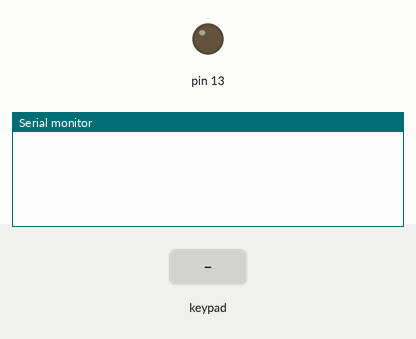
The sketch below on a simulated Arduino Uno, built with avr-gcc and run on an emulated ATmega328P. Parts: output pins drawn as LEDs (lit = HIGH), the last lines printed to the serial monitor. The inputs (shaded band) are chosen by the test bench.

Above: at 1.2 s.
1.3 s: key '1' pressed
At 2.3 s:
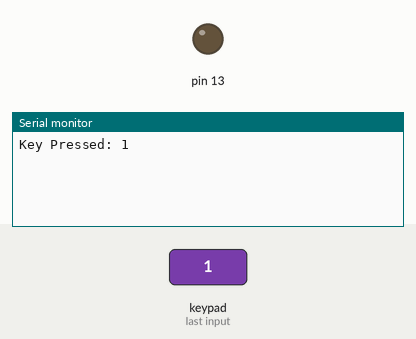
2.8 s: keypad keys 9 8 7 6 # pressed 0.4 s apart
At 4.8 s:
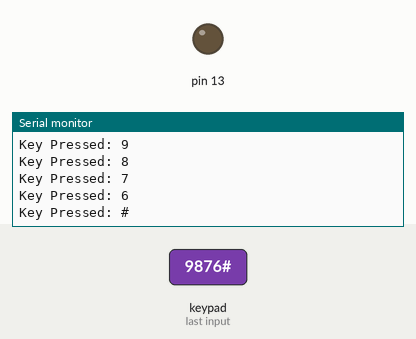
6.3 s: key 'A' pressed
At 7.3 s:
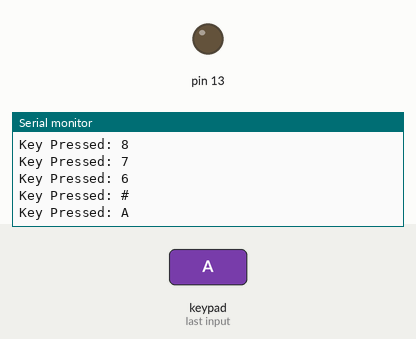
7.8 s: keypad keys 9 8 7 6 pressed 0.4 s apart
At 8.47 s:
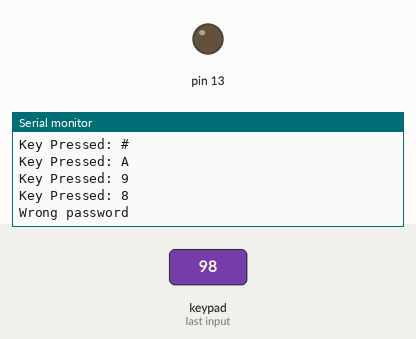
10.9 s: key 'B' pressed
At 12.1 s:
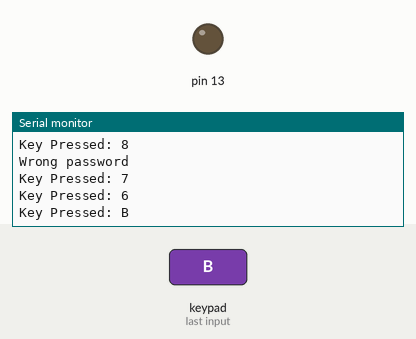
12.4 s: keypad keys 9 8 7 6 * pressed 0.4 s apart
At 14.4 s:
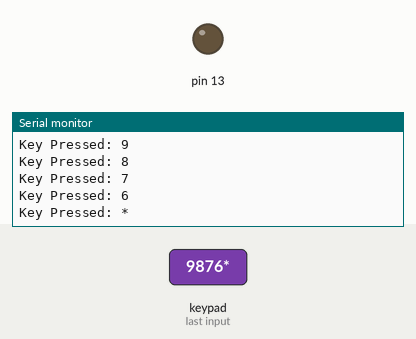
Timing chart, 0 to 15.9 s (numbered marks = the images above; inputs shaded):
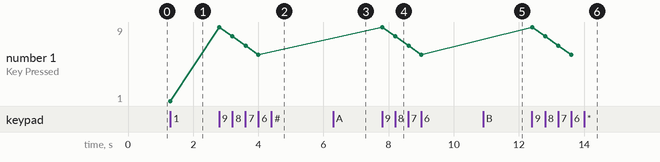

The sketch:

Keypad.ino
```cpp
#include <Keypad.h>
#include <stdint.h>
#include <string.h>

const char correct_password[] = "BACD#5311";
char entered_password[10];  // Stores the user input -> 9 characters{BACD#5311} + null terminator
uint8_t current_index = 0;

const uint8_t ROWS = 4;
const uint8_t COLS = 4;

char hexaKeys[ROWS][COLS] = {  //Initialisation of a 2-D array
  {'1', '2', '3', 'A'},
  {'4', '5', '6', 'B'},
  {'7', '8', '9', 'C'},
  {'*', '0', '#', 'D'}
};

uint8_t row_pins[ROWS] = {9, 8, 7, 6}; // -> GPIOs man 9 is Digital Pin 9{~} same 8, 7, 6 & 5
uint8_t col_pins[COLS] = {5, 4, 3, 2}; // -> same cols for digital pins

Keypad custom_keypad = Keypad(makeKeymap(hexaKeys), row_pins, col_pins, ROWS, COLS);

void setup() {
  Serial.begin(9600);
  pinMode(13, OUTPUT);
  digitalWrite(13, LOW);
}

void loop() {
  char customKey = custom_keypad.getKey();

  if (customKey)
  {
    Serial.print("Key Pressed: ");
    Serial.println(customKey);

    // Store the key
    if (current_index < 9)
    {
      entered_password[current_index++] = customKey;
    }

    // When 9 characters are entered
    if (current_index == 9)
    {
      entered_password[9] = '\0';  // Null-terminate

      if (strcmp(entered_password, correct_password) == 0)
      {
        Serial.println("Password is correct");
        digitalWrite(13, HIGH);
        delay(1000);
      } else
      {
        Serial.println("Wrong password");
      }

      // Reset
      current_index = 0;
      digitalWrite(13, LOW); // Glow On Board LED to show correct pwd has been entered.
    }
  }
}
```

Measured:
- after the input at 1.3 s, the serial monitor: prints a new line at once (image 1)
- after the input at 2.8 s, the serial monitor: prints a new line at once (image 2)
- after the input at 6.3 s, the serial monitor: prints a new line at once (image 3)
- after the input at 7.8 s, the serial monitor: prints a new line at once (image 4)
- after the input at 10.9 s, the serial monitor: prints a new line at once (image 5)
- after the input at 12.4 s, the serial monitor: prints a new line at once (image 6)
- plotted number 1: 1 → 6 after the input at 2.8 s
